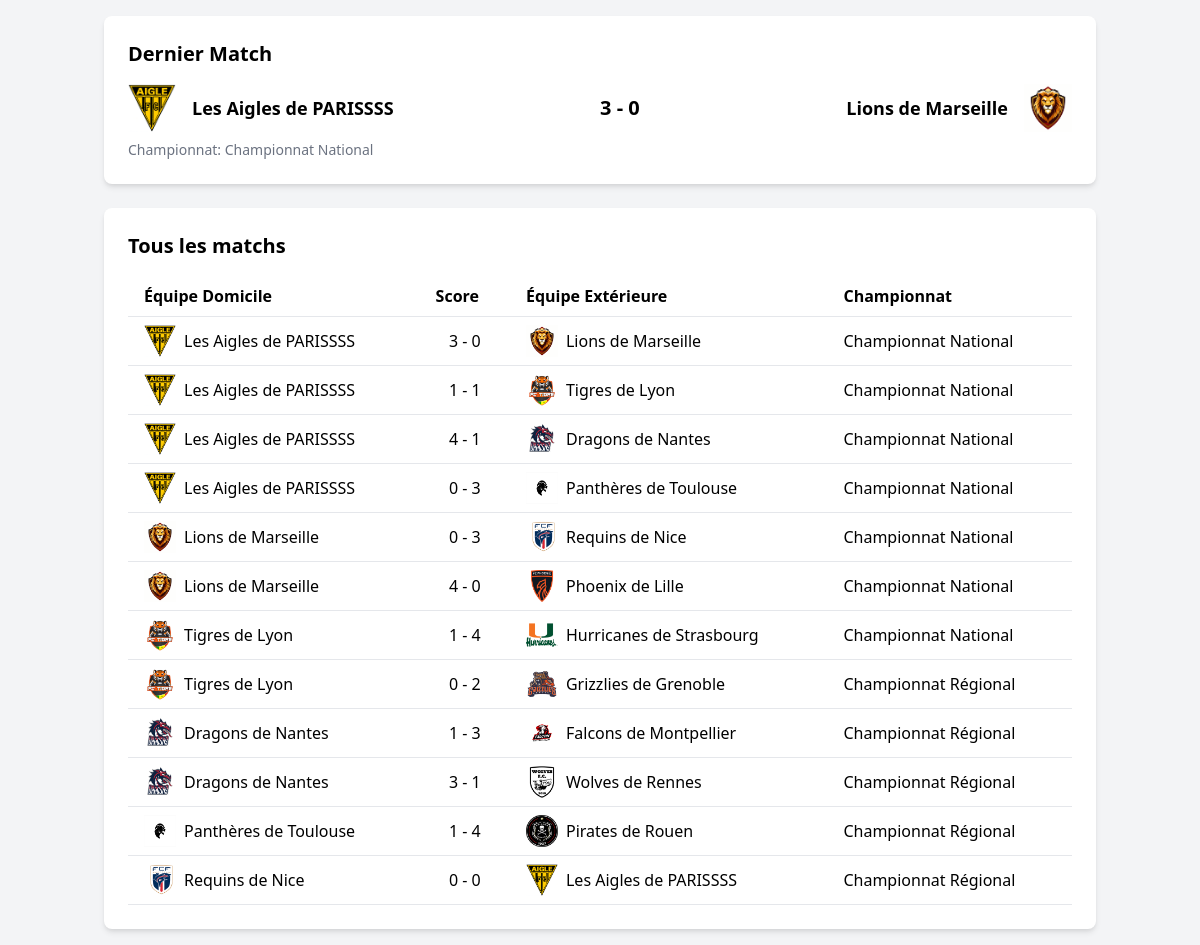
The page / on the database its author committed.
### tables this page shows
CREATE TABLE equipes (
    id INT PRIMARY KEY AUTO_INCREMENT,
    nom VARCHAR(255) NOT NULL,
    url_logo VARCHAR(255) NOT NULL
);

CREATE TABLE matchs (
    id INT PRIMARY KEY AUTO_INCREMENT,
    domicile INT NOT NULL,
    exterieur INT NOT NULL,
    dom_score INT NOT NULL,
    ext_score INT NOT NULL,
    championnat_id INT NOT NULL,
    FOREIGN KEY (domicile) REFERENCES equipes(id),
    FOREIGN KEY (exterieur) REFERENCES equipes(id),
    FOREIGN KEY (championnat_id) REFERENCES championnats(id)
);

CREATE TABLE championnats (
    id INT PRIMARY KEY AUTO_INCREMENT,
    niveau VARCHAR(20) NOT NULL,
    nom VARCHAR(255) NOT NULL,
    saison VARCHAR(255) NOT NULL
);

### export_matchs.php (called while the page is built, shortened)
<?php
$host = 'localhost';
$dbname = 'tournois';
$username = 'root';
$password = '';
$pdo = new PDO("mysql:host=$host;dbname=$dbname", $username, $password);
$pdo->setAttribute(PDO::ATTR_ERRMODE, PDO::ERRMODE_EXCEPTION);
$stmt = $pdo->prepare("
    SELECT
        matchs.id,
        equipes_domicile.nom AS equipe_domicile,
        equipes_domicile.url_logo AS logo_domicile,
        equipes_exterieur.nom AS equipe_exterieur,
        equipes_exterieur.url_logo AS logo_exterieur,
        matchs.dom_score,
        matchs.ext_score,
        championnats.nom AS championnat
    FROM matchs
    JOIN equipes AS equipes_domicile ON matchs.domicile = equipes_domicile.id
    JOIN equipes AS equipes_exterieur ON matchs.exterieur = equipes_exterieur.id
    JOIN championnats ON matchs.championnat_id = championnats.id
");
$stmt->execute();
$matchs = $stmt->fetchAll(PDO::FETCH_ASSOC);
?>

### index.php (the view, shortened to what this page needs)
<?php
include 'export_matchs.php';
$matchs = json_decode(file_get_contents('json/matchs.json'), true);
$dernierMatch = $matchs[0];
?>
<!DOCTYPE html>
<html lang="fr">
<head>
    <link href="https://cdn.jsdelivr.net/npm/tailwindcss@2.2.19/dist/tailwind.min.css" rel="stylesheet">
</head>
<body class="bg-gray-100 font-sans antialiased">
    <div class="container mx-auto p-4">
        <div class="bg-white p-6 rounded-lg shadow-md mb-6">
            <h2 class="text-xl font-semibold mb-4">Dernier Match</h2>
            <div class="flex items-center justify-between">
                <div class="flex items-center">
                    <img src="<?= $dernierMatch['logo_domicile']; ?>" alt="Logo Domicile" class="h-12 w-12 mr-4">
                    <span class="text-lg font-bold"><?= $dernierMatch['equipe_domicile']; ?></span>
                </div>
                <span class="text-xl font-semibold text-center"><?= $dernierMatch['dom_score']; ?> - <?= $dernierMatch['ext_score']; ?></span>
                <div class="flex items-center">
                    <span class="text-lg font-bold"><?= $dernierMatch['equipe_exterieur']; ?></span>
                    <img src="<?= $dernierMatch['logo_exterieur']; ?>" alt="Logo Extérieur" class="h-12 w-12 ml-4">
                </div>
            </div>
            <p class="text-sm text-gray-500 mt-2">Championnat: <?= $dernierMatch['championnat']; ?></p>
        </div>
        <div class="bg-white p-6 rounded-lg shadow-md">
            <h2 class="text-xl font-semibold mb-4">Tous les matchs</h2>
            <table class="min-w-full table-auto">
                <thead>
                    <tr class="border-b">
                        <th class="px-4 py-2 text-left">Équipe Domicile</th>
                        <th class="px-4 py-2 text-left">Score</th>
                        <th class="px-4 py-2 text-left">Équipe Extérieure</th>
                        <th class="px-4 py-2 text-left">Championnat</th>
                    </tr>
                </thead>
                <tbody>
                    <?php foreach ($matchs as $match) : ?>
                        <tr class="border-b">
                            <td class="px-4 py-2">
                                <div class="flex items-center">
                                    <img src="<?= $match['logo_domicile']; ?>" alt="Logo Domicile" class="h-8 w-8 mr-2">
                                    <span><?= $match['equipe_domicile']; ?></span>
                                </div>
                            </td>
                            <td class="px-4 py-2 text-center"><?= $match['dom_score']; ?> - <?= $match['ext_score']; ?></td>
                            <td class="px-4 py-2">
                                <div class="flex items-center">
                                    <img src="<?= $match['logo_exterieur']; ?>" alt="Logo Extérieur" class="h-8 w-8 mr-2">
                                    <span><?= $match['equipe_exterieur']; ?></span>
                                </div>
                            </td>
                            <td class="px-4 py-2"><?= $match['championnat']; ?></td>
                        </tr>
                    <?php endforeach; ?>
                </tbody>
            </table>
        </div>
    </div>
</body>
</html>

### rows shown on the page
equipes: url_logo (picture)
matchs: dom_score "3", ext_score "0", domicile.url_logo (picture), equipe_domicile "Les Aigles de PARISSSS", exterieur.url_logo (picture), exterieur.nom "Lions de Marseille", championnat.nom "Championnat National"
equipes: nom "Lions de Marseille", url_logo (picture)
championnats: nom "Championnat National"
matchs: domicile.url_logo (picture), equipe_domicile "Les Aigles de PARISSSS", dom_score "1", ext_score "1", exterieur.url_logo (picture), exterieur.nom "Tigres de Lyon", championnat.nom "Championnat National"
matchs: domicile.url_logo (picture), equipe_domicile "Les Aigles de PARISSSS", dom_score "4", ext_score "1", exterieur.url_logo (picture), exterieur.nom "Dragons de Nantes", championnat.nom "Championnat National"
matchs: domicile.url_logo (picture), equipe_domicile "Les Aigles de PARISSSS", dom_score "0", ext_score "3", exterieur.url_logo (picture), exterieur.nom "Panthères de Toulouse", championnat.nom "Championnat National"
matchs: domicile.url_logo (picture), domicile.nom "Lions de Marseille", dom_score "0", ext_score "3", exterieur.url_logo (picture), exterieur.nom "Requins de Nice", championnat.nom "Championnat National"
matchs: domicile.url_logo (picture), domicile.nom "Lions de Marseille", dom_score "4", dom_score "0", exterieur.url_logo (picture), exterieur.nom "Phoenix de Lille", championnat.nom "Championnat National"
matchs: domicile.url_logo (picture), domicile.nom "Tigres de Lyon", dom_score "1", ext_score "4", exterieur.url_logo (picture), exterieur.nom "Hurricanes de Strasbourg", championnat.nom "Championnat National"
matchs: domicile.url_logo (picture), domicile.nom "Tigres de Lyon", dom_score "0", ext_score "2", exterieur.url_logo (picture), exterieur.nom "Grizzlies de Grenoble", championnat.nom "Championnat Régional"
matchs: domicile.url_logo (picture), domicile.nom "Dragons de Nantes", dom_score "1", ext_score "3", exterieur.url_logo (picture), exterieur.nom "Falcons de Montpellier", championnat.nom "Championnat Régional"
matchs: domicile.url_logo (picture), domicile.nom "Dragons de Nantes", ext_score "3", dom_score "1", exterieur.url_logo (picture), exterieur.nom "Wolves de Rennes", championnat.nom "Championnat Régional"
matchs: domicile.url_logo (picture), domicile.nom "Panthères de Toulouse", ext_score "1", dom_score "4", exterieur.url_logo (picture), exterieur.nom "Pirates de Rouen", championnat.nom "Championnat Régional"
matchs: domicile.url_logo (picture), domicile.nom "Requins de Nice", dom_score "0", ext_score "0", exterieur.url_logo (picture), equipe_exterieur "Les Aigles de PARISSSS", championnat.nom "Championnat Régional"

### other values the page prints
$dernierMatch['equipe_domicile'] "Les Aigles de PARISSSS"
